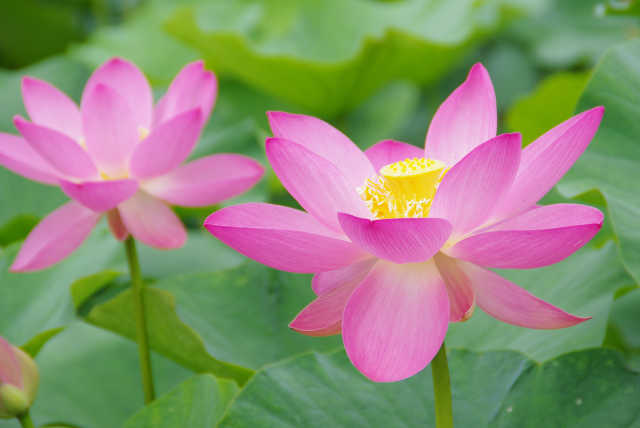
//> input picture image.jpg, 640 x 428 px
$ ./array_lbp image.jpg   (built with g++ and OpenCV 4)
//> lines starting //> are read from the running program, lines starting //| are printed output that depends on the picture
#include <iostream>
#include <assert.h>
#include <stdint.h>
#include <opencv2/core/core.hpp>
#include <opencv2/highgui/highgui.hpp>

#include <opencv2/core/core.hpp>
#include <opencv2/highgui/highgui.hpp>

#define height 480
#define width 640

void xcs_lbp(uint8_t im[height][width], uint8_t dst[height/3][width/3]){
  int g[9], s, code, gc;
  int x=0, y=0;

  y = 0;
  for(int i = 1; i < height; i+=3){
    x = 0;
    for(int j = 1; j < width; j+=3){
      g[0] = im[i][j+1];
      g[1] = im[i+1][j+1];
      g[2] = im[i+1][j];
      g[3] = im[i+1][j-1];
      g[4] = im[i][j-1];
      g[5] = im[i-1][j-1];
      g[6] = im[i-1][j];
      g[7] = im[i-1][j+1];
      g[8] = im[i][j];

      code = 0;

      //XCS-LBP
      for(int k = 0; k < 4; k++){
	s = (g[k] - g[k+4]) + g[8] + (g[k] - g[8])*(g[k+4] - g[8]);
	if(s >= 0) code += pow(2.0, (double)k);
      }
      dst[y][x] = code;
      x++;
    }
    y++;
  }
  return;
}

int main(int argc, char const* argv[])
{
  uint8_t src_im[height][width], dst_im[height/3][width/3];
  IplImage *im = NULL, *dst = NULL;

    std::string image_file = "cat.jpg";
    if(argc == 2)
    {
        image_file = std::string(argv[1]);
    }

    im = cvLoadImage(image_file.c_str(), CV_LOAD_IMAGE_GRAYSCALE);
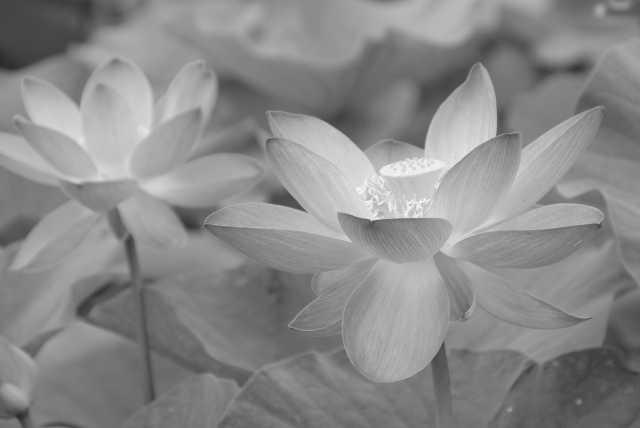
//> im: 428 rows x 640 cols, CV_8UC1; min 41, max 255, mean 137.6
    assert(im);
    dst = cvCreateImage(cvSize(width/3, height/3), im->depth, 1);

    for(int i = 0; i < height; i++){
      for(int j = 0; j < width; j++){
	src_im[i][j] = im->imageData[i*im->widthStep + j];
      }
    }

    xcs_lbp(src_im, dst_im);
//> the loop in xcs_lbp, `for(int i = 1; i < height; i+=3)` made 160 passes
//> s on passes 1 to 3: 91, 88, 88
//> after the loop in xcs_lbp, `for(int i = 1; i < height; i+=3)`: x = 213; g = [0, 0, 0, 0, 0, 0, 0, 0, 0]; code = 15; s = 0; y = 160

     for(int i = 0; i < height/3; i++){
      for(int j = 0; j < width/3; j++){
        dst->imageData[i*dst->widthStep + j] = dst_im[i][j];
      }
    }
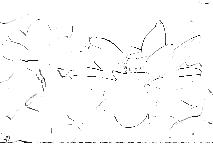
//> dst: 160 rows x 213 cols, CV_8UC1; min 0, max 15, mean 14.77; drawn with min black and max white

     cvSaveImage("result.jpg",dst);
    // [5 lines of commented-out code are left out]
}
